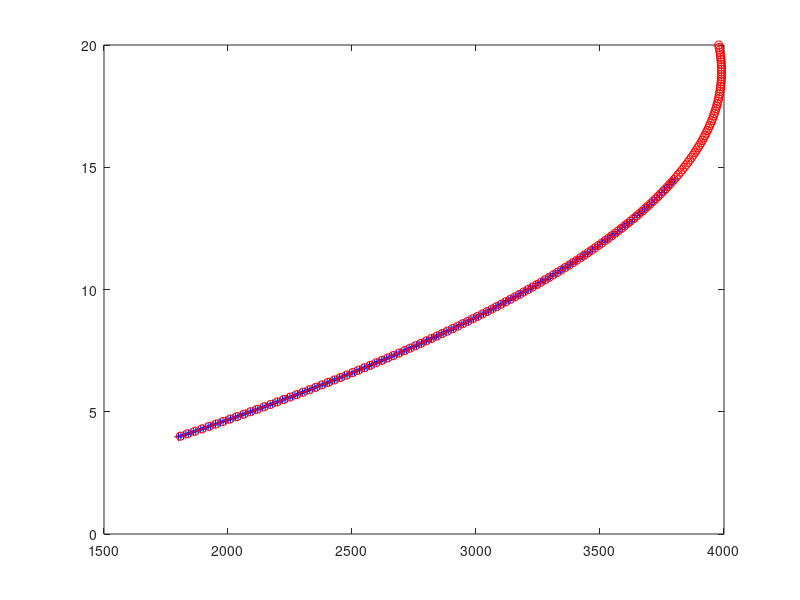

The MATLAB script that drew this image:
% equacao U50 isolada
% Calculo da distancia - valida para 4 a 10 m
close all
a = 0.5;
u50 = 1800:10:3800;
% Isolando d
%d = 4 + 0.0020387 .* (-2.2361 .* sqrt(2613287 .*(a-0.33).^2 + 12192650 .* (a-0.33) - 4905 .* u50+17422865) + 3475 .* (a-0.33) + 6725);
% Simplificacao
d = 4 + 0.3193 .* (-sqrt(532.78 .*(a-0.33).^2 + 2485.8 .* (a-0.33) - u50 + 3552.1) + 22.189 .* (a-0.33) + 42.941);
plot(u50,d,':+b')
hold on

% Formula original
d = 4:0.1:20
u50 = 1708 + 580.*(a-0.33) + 40.4 .* (a-0.33).^2 + 269 .* (d-4) - 9.81 .* (d-4).^2 + 139 .*(a-0.33).*(d-4);
plot(u50,d,'-or')
